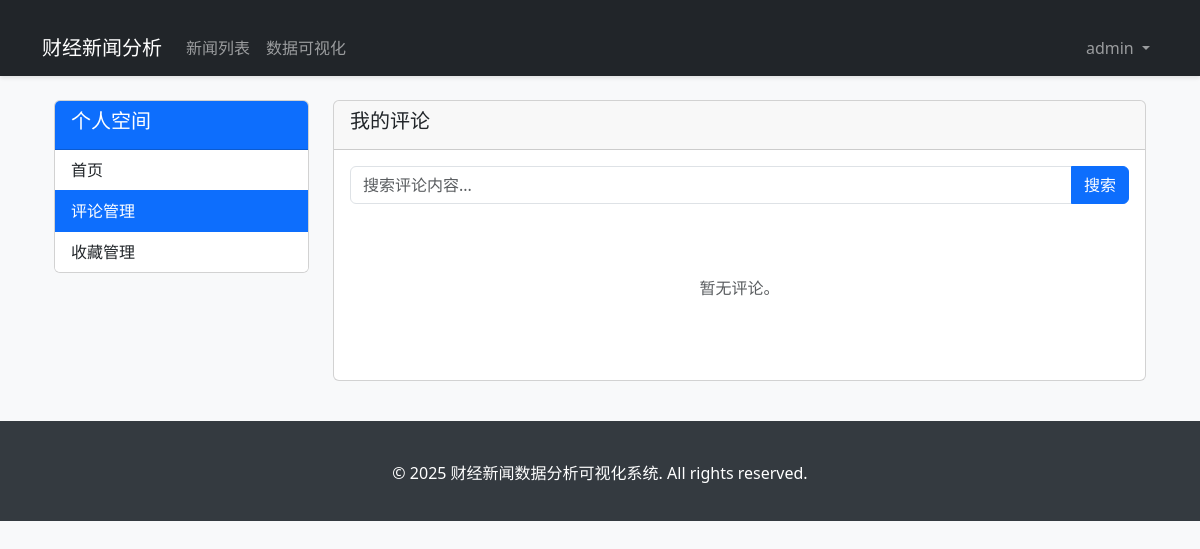
Page /profile/comments/ (signed in) on the earlier database version.
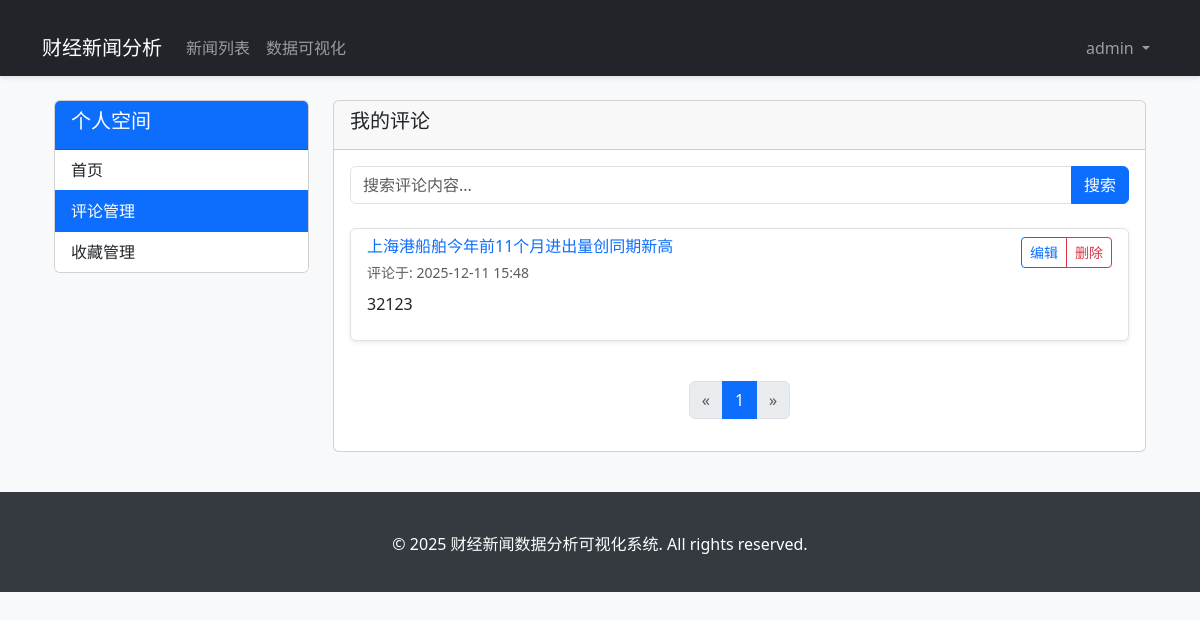
Same page on the later database version.
### news_analysis/models.py (models this page shows, shortened)
class Comment(models.Model):
    news = models.ForeignKey(News, on_delete=models.CASCADE, related_name='comments', verbose_name='关联新闻')
    user = models.ForeignKey(User, on_delete=models.CASCADE, related_name='comments', verbose_name='评论用户')
    content = models.TextField(verbose_name='评论内容')
    created_at = models.DateTimeField(auto_now_add=True, verbose_name='评论时间')
    updated_at = models.DateTimeField(auto_now=True, verbose_name='更新时间')
    parent = models.ForeignKey('self', null=True, blank=True, on_delete=models.CASCADE, related_name='replies', verbose_name='父评论')
    is_deleted = models.BooleanField(default=False, verbose_name='是否删除')
    class Meta:
        verbose_name = '评论'
        verbose_name_plural = '评论列表'
        ordering = ['-created_at']

class News(models.Model):
    title = models.CharField(max_length=255, verbose_name='新闻标题')
    content = models.TextField(verbose_name='新闻内容')
    publish_time = models.DateTimeField(verbose_name='发布时间')
    url = models.URLField(max_length=500, verbose_name='新闻链接', unique=True)
    platform = models.CharField(max_length=20, choices=PlatformChoice.choices, verbose_name='来源平台')
    source_id = models.CharField(max_length=100, verbose_name='平台内部ID', unique=True)
    author = models.CharField(max_length=100, blank=True, null=True, verbose_name='作者')
    read_count = models.IntegerField(default=0, verbose_name='阅读量')
    created_at = models.DateTimeField(auto_now_add=True, verbose_name='创建时间')
    updated_at = models.DateTimeField(auto_now=True, verbose_name='更新时间')
    is_valid = models.BooleanField(default=True, verbose_name='是否有效')
    class Meta:
        verbose_name = '新闻'
        verbose_name_plural = '新闻列表'
        ordering = ['-publish_time']

### news_analysis/views/profile_views.py (the view)
# urls.py: path('profile/comments/', profile_views.user_comments, name='user_comments'),
@login_required
def user_comments(request):
    search_query = request.GET.get('q', '')
    query = Q(user=request.user, is_deleted=False)
    if search_query:
        query &= Q(content__icontains=search_query)
    comments = Comment.objects.filter(query).order_by('-created_at')
    paginator = Paginator(comments, 10)
    page = request.GET.get('page', 1)
    try:
        comments_page = paginator.page(page)
    except PageNotAnInteger:
        comments_page = paginator.page(1)
    except EmptyPage:
        comments_page = paginator.page(paginator.num_pages)
    return render(request, 'profile/comments.html', {
        'comments': comments_page,
        'search_query': search_query
    })

### templates/profile/comments.html (shortened to what the changed rows need)
{% extends 'base.html' %}
{% block content %}
<div class="container mt-4">
    <div class="row">
        <div class="col-md-9">
            <div class="card">
                <div class="card-body">
                    {% if comments %}
                        <ul class="list-group">
                            {% for comment in comments %}
                                <li class="list-group-item mb-3 shadow-sm">
                                    <div class="d-flex justify-content-between align-items-start">
                                        <div>
                                            <h6 class="mb-1">
                                                <a href="{% url 'news_detail' comment.news.id %}" class="text-primary text-decoration-none">
                                                    {{ comment.news.title|truncatechars:50 }}
                                                </a>
                                            </h6>
                                            <small class="text-muted">评论于: {{ comment.created_at|date:"Y-m-d H:i" }}</small>
                                        </div>
                                        <div class="btn-group">
                                            <a href="{% url 'edit_comment' comment.id %}" class="btn btn-sm btn-outline-primary">编辑</a>
                                            <a href="{% url 'delete_comment' comment.id %}" class="btn btn-sm btn-outline-danger" onclick="return confirm('确定要删除这条评论吗？')">删除</a>
                                        </div>
                                    </div>
                                    <div class="mt-2">
                                        <p>{{ comment.content }}</p>
                                    </div>
                                </li>
                            {% endfor %}
                        </ul>
                        <nav aria-label="Page navigation" class="mt-4">
                            <ul class="pagination justify-content-center">
                                {% if comments.has_previous %}
                                    <li class="page-item">
                                        <a class="page-link" href="?page={{ comments.previous_page_number }}{% if search_query %}&q={{ search_query }}{% endif %}" aria-label="Previous">
                                            <span aria-hidden="true">&laquo;</span>
                                        </a>
                                    </li>
                                {% else %}
                                    <li class="page-item disabled">
                                        <a class="page-link" href="#" aria-label="Previous">
                                            <span aria-hidden="true">&laquo;</span>
                                        </a>
                                    </li>
                                {% endif %}
                                {% for num in comments.paginator.page_range %}
                                    {% if comments.number == num %}
                                        <li class="page-item active"><a class="page-link" href="#">{{ num }}</a></li>
                                    {% else %}
                                        <li class="page-item"><a class="page-link" href="?page={{ num }}{% if search_query %}&q={{ search_query }}{% endif %}">{{ num }}</a></li>
                                    {% endif %}
                                {% endfor %}
                                {% if comments.has_next %}
                                    <li class="page-item">
                                        <a class="page-link" href="?page={{ comments.next_page_number }}{% if search_query %}&q={{ search_query }}{% endif %}" aria-label="Next">
                                            <span aria-hidden="true">&raquo;</span>
                                        </a>
                                    </li>
                                {% else %}
                                    <li class="page-item disabled">
                                        <a class="page-link" href="#" aria-label="Next">
                                            <span aria-hidden="true">&raquo;</span>
                                        </a>
                                    </li>
                                {% endif %}
                            </ul>
                        </nav>
                    {% else %}
                        <div class="text-center py-5">
                            <p class="text-muted">暂无评论{% if search_query %}，或者没有匹配的搜索结果{% endif %}。</p>
                        </div>
                    {% endif %}
                </div>
            </div>
        </div>
    </div>
</div>
{% endblock %}

Differences in the rows shown:
added Comment: news "上海港船舶今年前11个月进出量创同期新高", created_at "2025-12-11 15:48", content "32123"
Other differences:
text no longer shown: "暂无评论 。"
new list line: "1"
